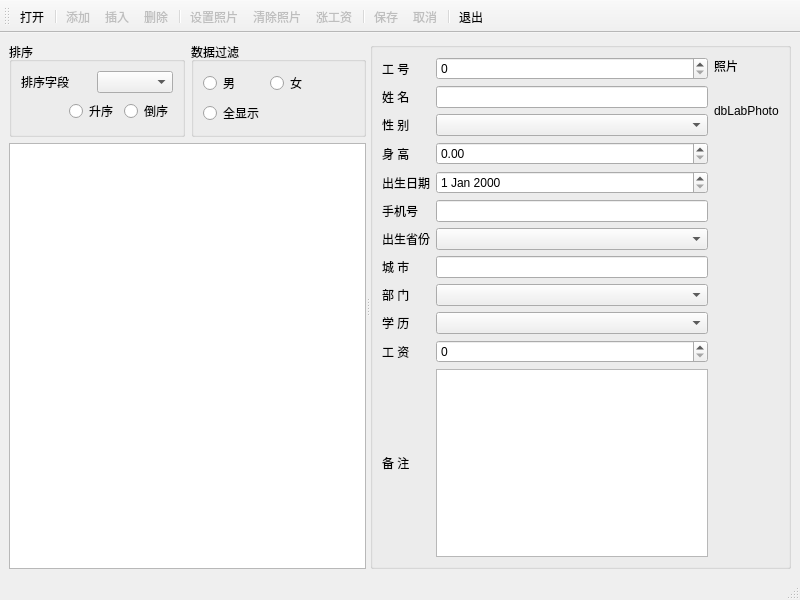
<?xml version="1.0" encoding="UTF-8"?>
<ui version="4.0">
 <class>MainWindow</class>
 <widget class="QMainWindow" name="MainWindow">
  <property name="geometry">
   <rect>
    <x>0</x>
    <y>0</y>
    <width>800</width>
    <height>600</height>
   </rect>
  </property>
  <property name="windowTitle">
   <string>MainWindow</string>
  </property>
  <widget class="QWidget" name="centralwidget">
   <layout class="QGridLayout" name="gridLayout_4">
    <item row="0" column="0">
     <widget class="QSplitter" name="splitter">
      <property name="orientation">
       <enum>Qt::Horizontal</enum>
      </property>
      <widget class="QWidget" name="layoutWidget">
       <layout class="QVBoxLayout" name="verticalLayout">
        <item>
         <layout class="QHBoxLayout" name="horizontalLayout">
          <item>
           <widget class="QGroupBox" name="groupBoxFilter">
            <property name="title">
             <string>排序</string>
            </property>
            <layout class="QGridLayout" name="gridLayout">
             <item row="0" column="0" colspan="2">
              <widget class="QLabel" name="label">
               <property name="text">
                <string>排序字段</string>
               </property>
              </widget>
             </item>
             <item row="0" column="2" colspan="2">
              <widget class="QComboBox" name="comboFields"/>
             </item>
             <item row="1" column="0">
              <spacer name="horizontalSpacer">
               <property name="orientation">
                <enum>Qt::Horizontal</enum>
               </property>
               <property name="sizeHint" stdset="0">
                <size>
                 <width>40</width>
                 <height>20</height>
                </size>
               </property>
              </spacer>
             </item>
             <item row="1" column="1" colspan="2">
              <widget class="QRadioButton" name="radioBtnAscend">
               <property name="text">
                <string>升序</string>
               </property>
              </widget>
             </item>
             <item row="1" column="3">
              <widget class="QRadioButton" name="radioButtonDescend">
               <property name="text">
                <string>倒序</string>
               </property>
              </widget>
             </item>
            </layout>
           </widget>
          </item>
          <item>
           <widget class="QGroupBox" name="groupBoxSort">
            <property name="title">
             <string>数据过滤</string>
            </property>
            <layout class="QGridLayout" name="gridLayout_2">
             <item row="0" column="0">
              <widget class="QRadioButton" name="radioBtnMan">
               <property name="text">
                <string>男</string>
               </property>
              </widget>
             </item>
             <item row="0" column="1">
              <widget class="QRadioButton" name="radioBtnWoman">
               <property name="text">
                <string>女</string>
               </property>
              </widget>
             </item>
             <item row="1" column="0">
              <widget class="QRadioButton" name="radioButton_3">
               <property name="text">
                <string>全显示</string>
               </property>
              </widget>
             </item>
             <item row="1" column="1">
              <spacer name="horizontalSpacer_2">
               <property name="orientation">
                <enum>Qt::Horizontal</enum>
               </property>
               <property name="sizeHint" stdset="0">
                <size>
                 <width>70</width>
                 <height>20</height>
                </size>
               </property>
              </spacer>
             </item>
            </layout>
           </widget>
          </item>
         </layout>
        </item>
        <item>
         <widget class="QTableView" name="tableView"/>
        </item>
       </layout>
      </widget>
      <widget class="QGroupBox" name="groupBox">
       <property name="title">
        <string/>
       </property>
       <layout class="QHBoxLayout" name="horizontalLayout_2">
        <item>
         <layout class="QGridLayout" name="gridLayout_3">
          <item row="0" column="0">
           <widget class="QLabel" name="label_2">
            <property name="text">
             <string>工 号</string>
            </property>
           </widget>
          </item>
          <item row="0" column="1">
           <widget class="QSpinBox" name="dbSpinEmNo"/>
          </item>
          <item row="1" column="0">
           <widget class="QLabel" name="label_3">
            <property name="text">
             <string>姓 名</string>
            </property>
           </widget>
          </item>
          <item row="1" column="1">
           <widget class="QLineEdit" name="dbEditName"/>
          </item>
          <item row="2" column="0">
           <widget class="QLabel" name="label_4">
            <property name="text">
             <string>性 别</string>
            </property>
           </widget>
          </item>
          <item row="2" column="1">
           <widget class="QComboBox" name="dbComboSex"/>
          </item>
          <item row="3" column="0">
           <widget class="QLabel" name="label_5">
            <property name="text">
             <string>身 高</string>
            </property>
           </widget>
          </item>
          <item row="3" column="1">
           <widget class="QDoubleSpinBox" name="dbSpinHeight"/>
          </item>
          <item row="4" column="0">
           <widget class="QLabel" name="label_6">
            <property name="text">
             <string>出生日期</string>
            </property>
           </widget>
          </item>
          <item row="4" column="1">
           <widget class="QDateEdit" name="dbEditBirth"/>
          </item>
          <item row="5" column="0">
           <widget class="QLabel" name="label_7">
            <property name="text">
             <string>手机号</string>
            </property>
           </widget>
          </item>
          <item row="5" column="1">
           <widget class="QLineEdit" name="dbEditMobile"/>
          </item>
          <item row="6" column="0">
           <widget class="QLabel" name="label_8">
            <property name="text">
             <string>出生省份</string>
            </property>
           </widget>
          </item>
          <item row="6" column="1">
           <widget class="QComboBox" name="dbComboProvince"/>
          </item>
          <item row="7" column="0">
           <widget class="QLabel" name="label_9">
            <property name="text">
             <string>城 市</string>
            </property>
           </widget>
          </item>
          <item row="7" column="1">
           <widget class="QLineEdit" name="dbEditCity"/>
          </item>
          <item row="8" column="0">
           <widget class="QLabel" name="label_10">
            <property name="text">
             <string>部 门</string>
            </property>
           </widget>
          </item>
          <item row="8" column="1">
           <widget class="QComboBox" name="dbComboDep"/>
          </item>
          <item row="9" column="0">
           <widget class="QLabel" name="label_11">
            <property name="text">
             <string>学 历</string>
            </property>
           </widget>
          </item>
          <item row="9" column="1">
           <widget class="QComboBox" name="dbComboEdu"/>
          </item>
          <item row="10" column="0">
           <widget class="QLabel" name="label_12">
            <property name="text">
             <string>工 资</string>
            </property>
           </widget>
          </item>
          <item row="10" column="1">
           <widget class="QSpinBox" name="dbSpinSalary"/>
          </item>
          <item row="11" column="0">
           <widget class="QLabel" name="label_13">
            <property name="text">
             <string>备 注</string>
            </property>
           </widget>
          </item>
          <item row="11" column="1">
           <widget class="QPlainTextEdit" name="dbEditMemo"/>
          </item>
         </layout>
        </item>
        <item>
         <layout class="QVBoxLayout" name="verticalLayout_2">
          <item>
           <widget class="QLabel" name="label_14">
            <property name="text">
             <string>照片</string>
            </property>
           </widget>
          </item>
          <item>
           <widget class="QLabel" name="dbLabPhoto">
            <property name="minimumSize">
             <size>
              <width>60</width>
              <height>60</height>
             </size>
            </property>
            <property name="text">
             <string>dbLabPhoto</string>
            </property>
           </widget>
          </item>
          <item>
           <spacer name="verticalSpacer">
            <property name="orientation">
             <enum>Qt::Vertical</enum>
            </property>
            <property name="sizeHint" stdset="0">
             <size>
              <width>20</width>
              <height>40</height>
             </size>
            </property>
           </spacer>
          </item>
         </layout>
        </item>
       </layout>
      </widget>
     </widget>
    </item>
   </layout>
  </widget>
  <widget class="QMenuBar" name="menubar">
   <property name="geometry">
    <rect>
     <x>0</x>
     <y>0</y>
     <width>800</width>
     <height>23</height>
    </rect>
   </property>
  </widget>
  <widget class="QStatusBar" name="statusbar"/>
  <widget class="QToolBar" name="toolBar">
   <property name="windowTitle">
    <string>toolBar</string>
   </property>
   <property name="toolButtonStyle">
    <enum>Qt::ToolButtonTextUnderIcon</enum>
   </property>
   <attribute name="toolBarArea">
    <enum>TopToolBarArea</enum>
   </attribute>
   <attribute name="toolBarBreak">
    <bool>false</bool>
   </attribute>
   <addaction name="actOpenDB"/>
   <addaction name="separator"/>
   <addaction name="actRecAppend"/>
   <addaction name="actRecInsert"/>
   <addaction name="actRecDelete"/>
   <addaction name="separator"/>
   <addaction name="actPhoto"/>
   <addaction name="actPhotoClear"/>
   <addaction name="actScan"/>
   <addaction name="separator"/>
   <addaction name="actSubmit"/>
   <addaction name="actRevert"/>
   <addaction name="separator"/>
   <addaction name="actQuit"/>
  </widget>
  <action name="actOpenDB">
   <property name="icon">
    <iconset resource="res.qrc">
     <normaloff>:/images/images/open3.bmp</normaloff>:/images/images/open3.bmp</iconset>
   </property>
   <property name="text">
    <string>打开</string>
   </property>
   <property name="toolTip">
    <string>打开数据库</string>
   </property>
  </action>
  <action name="actQuit">
   <property name="icon">
    <iconset resource="res.qrc">
     <normaloff>:/images/images/exit.bmp</normaloff>:/images/images/exit.bmp</iconset>
   </property>
   <property name="text">
    <string>退出</string>
   </property>
   <property name="toolTip">
    <string>退出</string>
   </property>
  </action>
  <action name="actRecAppend">
   <property name="enabled">
    <bool>false</bool>
   </property>
   <property name="icon">
    <iconset resource="res.qrc">
     <normaloff>:/images/images/316.bmp</normaloff>:/images/images/316.bmp</iconset>
   </property>
   <property name="text">
    <string>添加</string>
   </property>
   <property name="toolTip">
    <string>添加记录</string>
   </property>
  </action>
  <action name="actRecInsert">
   <property name="enabled">
    <bool>false</bool>
   </property>
   <property name="icon">
    <iconset resource="res.qrc">
     <normaloff>:/images/images/306.bmp</normaloff>:/images/images/306.bmp</iconset>
   </property>
   <property name="text">
    <string>插入</string>
   </property>
   <property name="toolTip">
    <string>插入记录</string>
   </property>
  </action>
  <action name="actSubmit">
   <property name="enabled">
    <bool>false</bool>
   </property>
   <property name="icon">
    <iconset resource="res.qrc">
     <normaloff>:/images/images/save1.bmp</normaloff>:/images/images/save1.bmp</iconset>
   </property>
   <property name="text">
    <string>保存</string>
   </property>
   <property name="toolTip">
    <string>保存修改</string>
   </property>
  </action>
  <action name="actRevert">
   <property name="enabled">
    <bool>false</bool>
   </property>
   <property name="icon">
    <iconset resource="res.qrc">
     <normaloff>:/images/images/ubdo.bmp</normaloff>:/images/images/ubdo.bmp</iconset>
   </property>
   <property name="text">
    <string>取消</string>
   </property>
   <property name="toolTip">
    <string>取消修改</string>
   </property>
  </action>
  <action name="actRecDelete">
   <property name="enabled">
    <bool>false</bool>
   </property>
   <property name="icon">
    <iconset resource="res.qrc">
     <normaloff>:/images/images/delete1.bmp</normaloff>:/images/images/delete1.bmp</iconset>
   </property>
   <property name="text">
    <string>删除</string>
   </property>
   <property name="toolTip">
    <string>删除记录</string>
   </property>
  </action>
  <action name="actPhoto">
   <property name="enabled">
    <bool>false</bool>
   </property>
   <property name="icon">
    <iconset resource="res.qrc">
     <normaloff>:/images/images/00.JPG</normaloff>:/images/images/00.JPG</iconset>
   </property>
   <property name="text">
    <string>设置照片</string>
   </property>
   <property name="toolTip">
    <string>设置照片</string>
   </property>
  </action>
  <action name="actPhotoClear">
   <property name="enabled">
    <bool>false</bool>
   </property>
   <property name="icon">
    <iconset resource="res.qrc">
     <normaloff>:/images/images/103.bmp</normaloff>:/images/images/103.bmp</iconset>
   </property>
   <property name="text">
    <string>清除照片</string>
   </property>
   <property name="toolTip">
    <string>清除照片</string>
   </property>
  </action>
  <action name="actScan">
   <property name="enabled">
    <bool>false</bool>
   </property>
   <property name="icon">
    <iconset resource="res.qrc">
     <normaloff>:/images/images/up.bmp</normaloff>:/images/images/up.bmp</iconset>
   </property>
   <property name="text">
    <string>涨工资</string>
   </property>
   <property name="toolTip">
    <string>涨工资</string>
   </property>
  </action>
 </widget>
 <resources>
  <include location="res.qrc"/>
 </resources>
 <connections/>
</ui>
